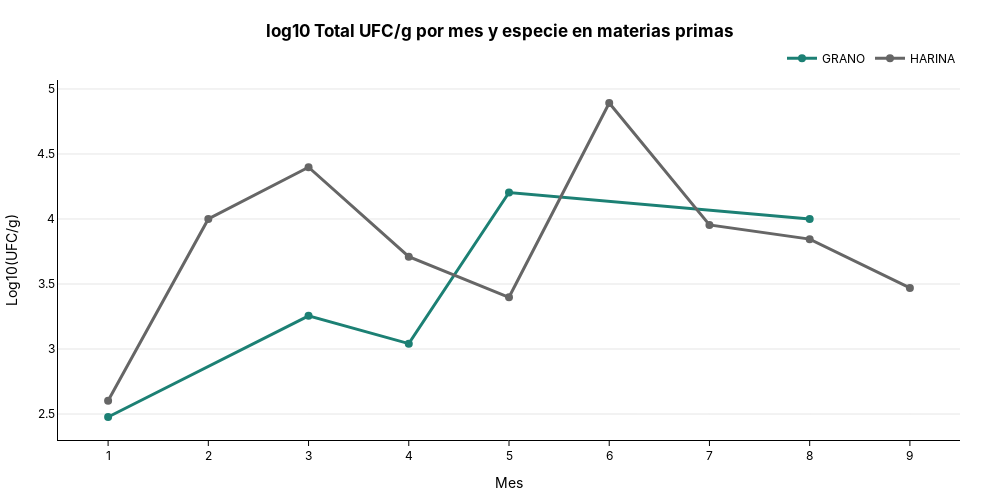

Notebook code cell kept with this figure:
### Code cell
fig = plot_line(
    mp_pres_date[mp_pres_date["log_total_cfu_g_num"].notnull()],
    x_col="month",
    y_col="log_total_cfu_g_num",
    group_col="packaging",
    title="log10 Total UFC/g por mes y especie en materias primas",
    x_title="Mes",
    y_title="Log10(UFC/g)",
)
fig.show()

### Figure 1 — Plotly figure (JSON) as saved in the notebook; plotly's stock layout.template omitted (floating-point values rounded to 4 significant figures)
{"data": [{"hovertemplate": "<b>month:</b> %{x}<br><b>GRANO:</b> %{y:.1f}<br><extra></extra>", "line": {"color": "#1C8074", "shape": "linear", "width": 3}, "marker": {"color": "#1C8074", "size": 8}, "mode": "lines+markers", "name": "GRANO", "type": "scatter", "x": [1, 3, 4, 5, 8], "y": [2.477, 3.255, 3.041, 4.204, 4]}, {"hovertemplate": "<b>month:</b> %{x}<br><b>HARINA:</b> %{y:.1f}<br><extra></extra>", "line": {"color": "#666666", "shape": "linear", "width": 3}, "marker": {"color": "#666666", "size": 8}, "mode": "lines+markers", "name": "HARINA", "type": "scatter", "x": [1, 2, 3, 4, 5, 6, 7, 8, 9], "y": [2.602, 4, 4.398, 3.71, 3.398, 4.892, 3.954, 3.845, 3.47]}], "layout": {"font": {"color": "black", "family": "Inter, Arial, sans-serif"}, "height": 500, "hovermode": "x unified", "legend": {"orientation": "h", "title": {"text": ""}, "x": 1, "xanchor": "right", "y": 1.02, "yanchor": "bottom"}, "margin": {"b": 40, "l": 40, "r": 40, "t": 80}, "paper_bgcolor": "rgba(0,0,0,0)", "plot_bgcolor": "rgba(0,0,0,0)", "title": {"text": "<b>log10 Total UFC/g por mes y especie en materias primas<b>", "x": 0.5, "xanchor": "center", "y": 0.95, "yanchor": "top"}, "width": 1000, "xaxis": {"linecolor": "black", "linewidth": 1, "showline": true, "tickcolor": "black", "ticks": "outside", "title": {"text": "Mes"}}, "yaxis": {"gridcolor": "rgba(0,0,0,0.1)", "linecolor": "black", "linewidth": 1, "showgrid": true, "showline": true, "title": {"text": "Log10(UFC/g)"}, "zeroline": true, "zerolinecolor": "rgba(0,0,0,0.2)"}}}
